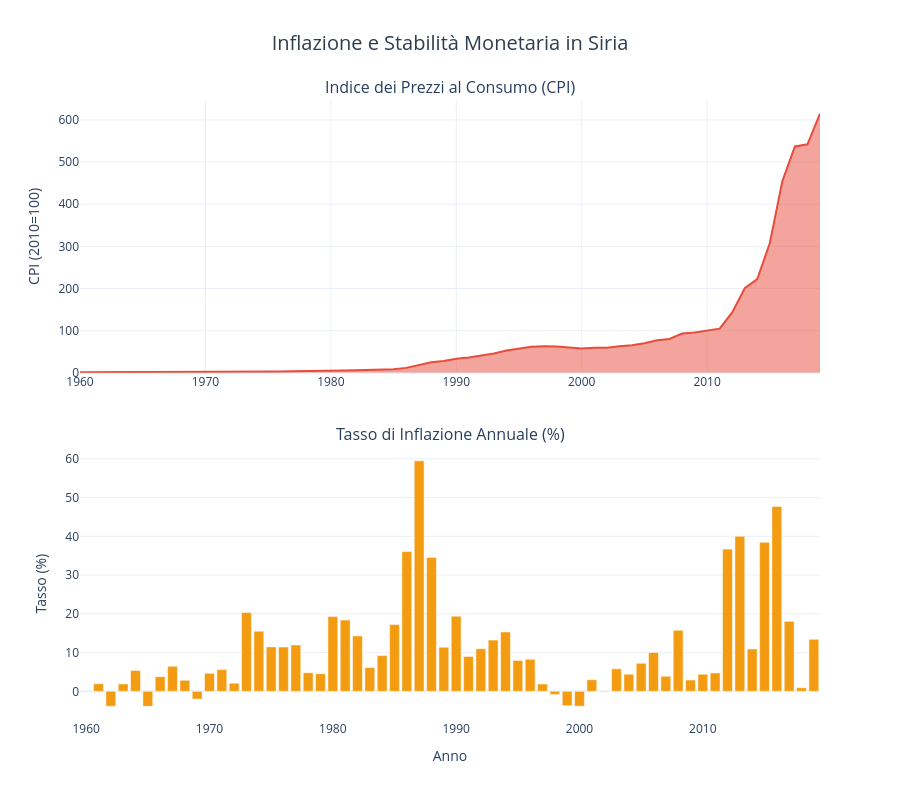

The cell this chart's notebook holds for it:
### Markdown cell above
## 2. Inflazione e Stabilità Monetaria
L'inflazione ha raggiunto livelli critici durante la crisi, mostrando segnali di stabilizzazione recente.

### Code cell
# Estrazione dati inflazione
inflation_data = df[df['Series Code'] == 'FP.CPI.TOTL'].iloc[0]
inflation_values = []

for col in df.columns:
    if '[YR' in col:
        val = inflation_data[col]
        if val != '..':
            inflation_values.append(float(val))
        else:
            inflation_values.append(None)

inflation_df = pd.DataFrame({
    'Anno': years,
    'CPI': inflation_values
})
inflation_df['Anno'] = pd.to_numeric(inflation_df['Anno'])
inflation_df = inflation_df.dropna()

# Calcolo tasso di inflazione annuale
inflation_df['Inflazione (%)'] = inflation_df['CPI'].pct_change() * 100

# Grafico interattivo inflazione
fig_inflation = make_subplots(
    rows=2, cols=1,
    subplot_titles=('Indice dei Prezzi al Consumo (CPI)', 'Tasso di Inflazione Annuale (%)'),
    vertical_spacing=0.12,
    specs=[[{"secondary_y": False}], [{"secondary_y": False}]]
)

# CPI
fig_inflation.add_trace(
    go.Scatter(
        x=inflation_df['Anno'],
        y=inflation_df['CPI'],
        mode='lines',
        name='CPI',
        line=dict(color='#e74c3c', width=2),
        fill='tozeroy',
        hovertemplate='<b>%{x}</b><br>CPI: %{y:.2f}<extra></extra>'
    ),
    row=1, col=1
)

# Tasso di inflazione
fig_inflation.add_trace(
    go.Bar(
        x=inflation_df['Anno'],
        y=inflation_df['Inflazione (%)'],
        name='Inflazione',
        marker_color='#f39c12',
        hovertemplate='<b>%{x}</b><br>Inflazione: %{y:.1f}%<extra></extra>'
    ),
    row=2, col=1
)

fig_inflation.update_xaxes(title_text="Anno", row=2, col=1)
fig_inflation.update_yaxes(title_text="CPI (2010=100)", row=1, col=1)
fig_inflation.update_yaxes(title_text="Tasso (%)", row=2, col=1)

fig_inflation.update_layout(
    title={
        'text': 'Inflazione e Stabilità Monetaria in Siria',
        'x': 0.5,
        'xanchor': 'center',
        'font': {'size': 20, 'color': '#2c3e50'}
    },
    height=800,
    showlegend=False,
    template='plotly_white',
    hovermode='x unified'
)

fig_inflation.show()

# Statistiche inflazione
recent_inflation = inflation_df[inflation_df['Anno'] >= 2010]
print(f"\n💰 CPI nel 2010: {inflation_df[inflation_df['Anno']==2010]['CPI'].values[0]:.2f}")
print(f"💰 CPI più recente ({recent_inflation['Anno'].max():.0f}): {recent_inflation['CPI'].iloc[-1]:.2f}")
print(f"📈 Aumento: {(recent_inflation['CPI'].iloc[-1] / 100 - 1) * 100:.1f}%")

### Figure 1 — Plotly figure (JSON) as saved in the notebook; plotly's stock layout.template omitted (floating-point values rounded to 4 significant figures)
{"data": [{"fill": "tozeroy", "hovertemplate": "<b>%{x}</b><br>CPI: %{y:.2f}<extra></extra>", "line": {"color": "#e74c3c", "width": 2}, "mode": "lines", "name": "CPI", "type": "scatter", "x": [1960, 1961, 1962, 1963, 1964, 1965, 1966, 1967, 1968, 1969, 1970, 1971, 1972, 1973, 1974, 1975, 1976, 1977, 1978, 1979, 1980, 1981, 1982, 1983, 1984, 1985, 1986, 1987, 1988, 1989, 1990, 1991, 1992, 1993, 1994, 1995, 1996, 1997, 1998, 1999, 2000, 2001, 2002, 2003, 2004, 2005, 2006, 2007, 2008, 2009, 2010, 2011, 2012, 2013, 2014, 2015, 2016, 2017, 2018, 2019], "xaxis": "x", "y": [1.453, 1.482, 1.425, 1.452, 1.531, 1.471, 1.527, 1.626, 1.672, 1.639, 1.715, 1.811, 1.849, 2.225, 2.571, 2.866, 3.193, 3.575, 3.747, 3.918, 4.674, 5.533, 6.325, 6.712, 7.332, 8.597, 11.7, 18.65, 25.1, 27.96, 33.39, 36.39, 40.4, 45.74, 52.75, 56.96, 61.66, 62.82, 62.32, 60.02, 57.71, 59.44, 59.36, 62.8, 65.59, 70.33, 77.38, 80.41, 93.07, 95.79, 100.0, 104.8, 143.2, 200.5, 222.4, 308.0, 454.9, 537.1, 542.2, 614.9], "yaxis": "y"}, {"hovertemplate": "<b>%{x}</b><br>Inflazione: %{y:.1f}%<extra></extra>", "marker": {"color": "#f39c12"}, "name": "Inflazione", "type": "bar", "x": [1960, 1961, 1962, 1963, 1964, 1965, 1966, 1967, 1968, 1969, 1970, 1971, 1972, 1973, 1974, 1975, 1976, 1977, 1978, 1979, 1980, 1981, 1982, 1983, 1984, 1985, 1986, 1987, 1988, 1989, 1990, 1991, 1992, 1993, 1994, 1995, 1996, 1997, 1998, 1999, 2000, 2001, 2002, 2003, 2004, 2005, 2006, 2007, 2008, 2009, 2010, 2011, 2012, 2013, 2014, 2015, 2016, 2017, 2018, 2019], "xaxis": "x2", "y": [NaN, 1.959, -3.846, 1.917, 5.397, -3.879, 3.793, 6.454, 2.849, -1.989, 4.638, 5.609, 2.098, 20.36, 15.53, 11.46, 11.43, 11.97, 4.809, 4.552, 19.3, 18.39, 14.3, 6.127, 9.23, 17.25, 36.06, 59.48, 34.56, 11.4, 19.4, 9.0, 11.01, 13.22, 15.33, 7.98, 8.25, 1.886, -0.7972, -3.704, -3.846, 3.0, -0.1305, 5.797, 4.433, 7.24, 10.02, 3.908, 15.75, 2.921, 4.397, 4.753, 36.7, 40.03, 10.93, 38.46, 47.71, 18.08, 0.941, 13.42], "yaxis": "y2"}], "layout": {"annotations": [{"font": {"size": 16}, "showarrow": false, "text": "Indice dei Prezzi al Consumo (CPI)", "x": 0.5, "xanchor": "center", "xref": "paper", "y": 1, "yanchor": "bottom", "yref": "paper"}, {"font": {"size": 16}, "showarrow": false, "text": "Tasso di Inflazione Annuale (%)", "x": 0.5, "xanchor": "center", "xref": "paper", "y": 0.44, "yanchor": "bottom", "yref": "paper"}], "height": 800, "hovermode": "x unified", "showlegend": false, "title": {"font": {"color": "#2c3e50", "size": 20}, "text": "Inflazione e Stabilità Monetaria in Siria", "x": 0.5, "xanchor": "center"}, "xaxis": {"anchor": "y", "domain": [0, 1]}, "xaxis2": {"anchor": "y2", "domain": [0, 1], "title": {"text": "Anno"}}, "yaxis": {"anchor": "x", "domain": [0.56, 1], "title": {"text": "CPI (2010=100)"}}, "yaxis2": {"anchor": "x2", "domain": [0, 0.44], "title": {"text": "Tasso (%)"}}}}
